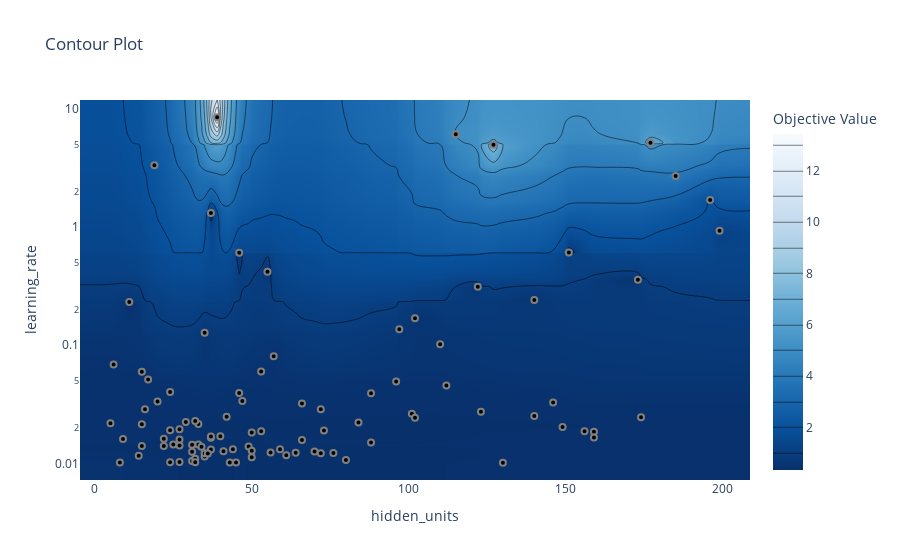

The cell this chart's notebook holds for it:
### Code cell
optuna.visualization.plot_contour(study, params=["hidden_units", "learning_rate"])
